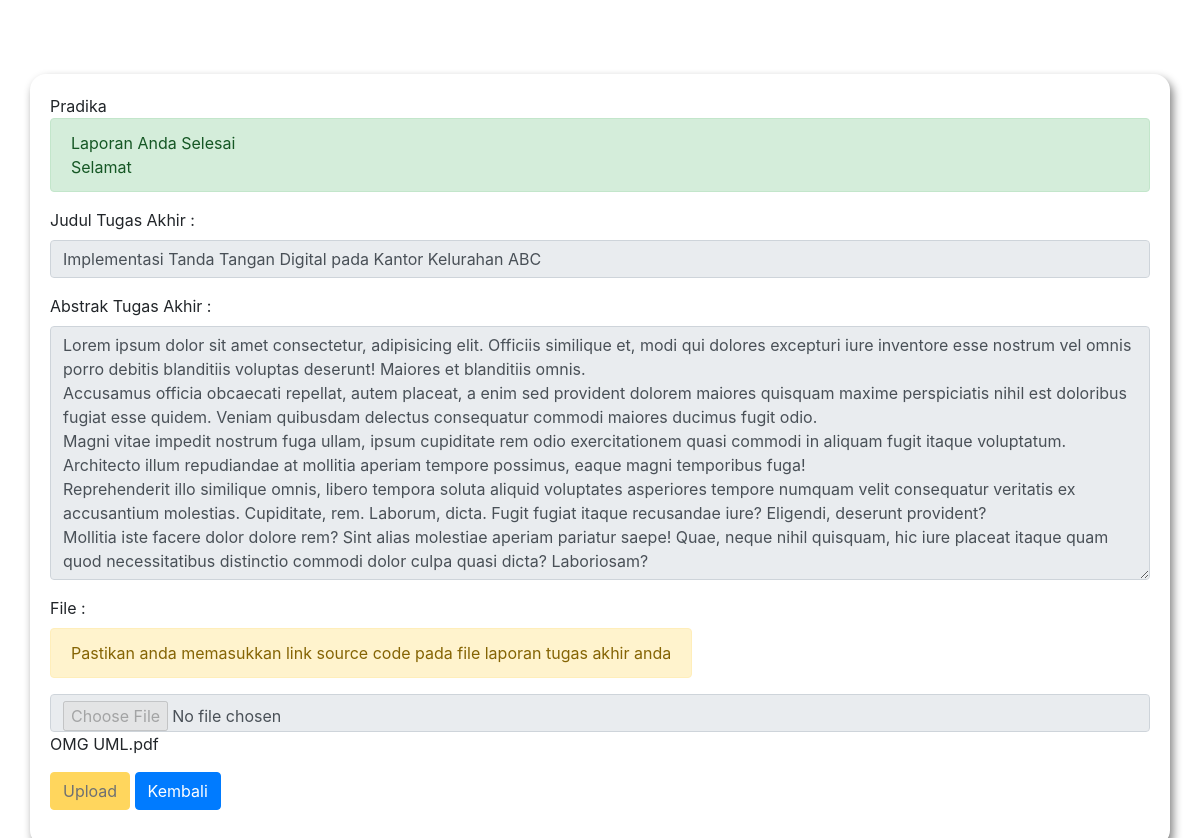
The page /form-upload-edit-ta.php (signed in) on the database its author committed.
### tables this page shows
CREATE TABLE `mhs` (
  `nim` int(8) NOT NULL,
  `nama_mhs` varchar(50) NOT NULL,
  `jenis_kelamin` enum('laki-laki','perempuan') NOT NULL,
  `id_prodi` int(5) NOT NULL,
  `id_smt` int(5) NOT NULL,
  `email` varchar(50) NOT NULL,
  `password` varchar(255) NOT NULL,
  `status` enum('aktif','cuti','DO','undri') NOT NULL
);

CREATE TABLE `lap_ta` (
  `id_laporan` int(5) NOT NULL,
  `judul_laporan` varchar(255) NOT NULL,
  `abstrak` text NOT NULL,
  `nim` int(8) NOT NULL,
  `file` varchar(255) NOT NULL,
  `status` enum('Proses','Selesai','Ditolak') NOT NULL,
  `create_date` timestamp NOT NULL DEFAULT current_timestamp() ON UPDATE current_timestamp()
);

### form-upload-edit-ta.php (the view, shortened to what this page needs)
<?php
require('fungsi.php');
$nim = $_SESSION['id'];
$action = "proses-upload-ta.php";
$disable = "";
$data = [
    "id_laporan" => null,
    "judul_laporan" => null,
    "abstrak" => null,
    "file" => null,
    "status" => null
];
$query = "SELECT nama_mhs FROM mhs WHERE nim = '$nim'";
$query1 = "SELECT * FROM lap_ta WHERE nim = '$nim'";
$sql = $conn -> query($query);
$sql1 = $conn -> query($query1);
if($sql1 -> num_rows != 0){
    $action = "proses-edit-ta.php";
    $data = mysqli_fetch_assoc($sql1);
    $disable = ($data['status'] == "Proses" OR $data['status'] == "Selesai") ? "disabled" : "";
}
?>
<!DOCTYPE html>
<html lang="en">
<head>
    <link rel="stylesheet" href="https://stackpath.bootstrapcdn.com/bootstrap/4.1.3/css/bootstrap.min.css">
</head>
<body>
    <div class="container">
        <?=  mysqli_fetch_assoc($sql)['nama_mhs'] ?>
        <?php if(isset($data['status'])){
                if($data['status'] == "Proses"){
                    echo("<div class='alert alert-secondary'>Laporan Anda Sedang diproses</div>");
                } else if( $data['status'] == "Selesai"){
                    echo("<div class='alert alert-success'>Laporan Anda Selesai<br/>Selamat</div>");
                } else if($data['status'] == "Ditolak"){
                    echo ("<div class='alert alert-danger'>Laporan Anda Ditolak<br/>Silakan Upload Laporan yang sudah direvisi</div>");
                }
            }?>
        <form action="<?= $action?>" method="post" enctype="multipart/form-data">
            <div class="form-group">
                <label for="judul_laporan" class="form-label">Judul Tugas Akhir :</label>
                <input type="text" name="judul_laporan" id="" class="form-control" value="<?= $data['judul_laporan'] ?>" <?= $disable?> required>
            </div>
            <div class="form-group">
                <label for="abstrak" class="form-label">Abstrak Tugas Akhir :</label>
                <textarea name="abstrak" class="form-control" id="" cols="30" rows="10" <?= $disable?> required><?= $data['abstrak'] ?></textarea>
            </div>
            <div class="form-group">
                <label for="file" class="form-label">File :</label><br/>
                <label for="file" class="form-label alert alert-warning">Pastikan anda memasukkan link source code pada file laporan tugas akhir anda</label>
                <input type="file" name="file" id="" class="form-control" <?= $disable?>>
                <span><?= $data['file'] ?></span>
            </div>
            <button type="submit" class='btn btn-warning' name='submit'onclick="return confirm('Apakah Data yang dimasukkan sudah benar?')" value="upload" <?= $disable?>>Upload</button>
            <a href="index.php" class="btn btn-primary">Kembali</a>
        </form>
    </div>
</body>
</html>

### form-upload-edit-ta.php (style rules this page uses)
.container { margin-top:50px; padding : 20px; border-radius: 16px; box-shadow: 3px 5px 10px gray; box-sizing:border-box; }

### rows shown on the page
mhs: nama_mhs "Pradika"
lap_ta: judul_laporan "Implementasi Tanda Tangan Digital pada Kantor Kelurahan ABC", abstrak "Lorem ipsum dolor sit amet consectetur, adipisicing elit. Officiis similique et, modi qui dolores excepturi iure inventore esse nostrum vel omnis porro debitis blanditiis voluptas deserunt! Maiores et blanditiis omnis. Accusamus officia obcaecati repellat, autem placeat, a enim sed provident dolorem maiores quisquam maxime perspiciatis nihil est doloribus fugiat esse quidem. Veniam quibusdam delectus consequatur commodi maiores ducimus fugit odio. Magni vitae impedit nostrum fuga ullam, ipsum cupiditate rem odio exercitationem quasi commodi in aliquam fugit itaque voluptatum. Architecto illum repudiandae at mollitia aperiam tempore possimus, eaque magni temporibus fuga! Reprehenderit illo…", file "OMG UML.pdf"
